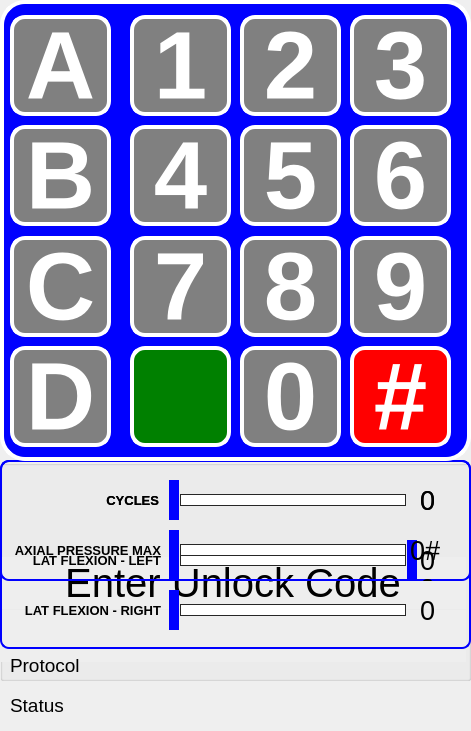
     <widget class="QWidget" name="widget_2" native="true">
      <property name="geometry">
       <rect>
        <x>4</x>
        <y>-3</y>
        <width>471</width>
        <height>731</height>
       </rect>
      </property>
      <property name="styleSheet">
       <string notr="true">QPushButton {

    outline: 0;
border:4px solid white; 
border-radius: 15px;
background-color:#78909C;
color:white
}

QPushButton:hover:!pressed {
    background-color:#54d777;
}

QPushButton:hover:pressed {
    background-color:yellow;boder 2px solid red;
}
QPushButton:disabled {
    background-color:purple
}

QPushButton:!enabled {
    background-color:white;
color:black;
}
QPushButton:enabled {
    background-color:grey;
color:white;
}</string>
      </property>
      <widget class="QLabel" name="label_6">
       <property name="geometry">
        <rect>
         <x>630</x>
         <y>430</y>
         <width>121</width>
         <height>22</height>
        </rect>
       </property>
       <property name="font">
        <font>
         <family>Kartika</family>
         <pointsize>8</pointsize>
         <weight>50</weight>
         <bold>false</bold>
        </font>
       </property>
       <property name="styleSheet">
        <string notr="true">border:0px solid red</string>
       </property>
       <property name="text">
        <string>&amp;copy; Medexlabel llc</string>
       </property>
       <property name="textFormat">
        <enum>Qt::RichText</enum>
       </property>
       <property name="scaledContents">
        <bool>true</bool>
       </property>
       <property name="alignment">
        <set>Qt::AlignCenter</set>
       </property>
      </widget>
      <widget class="QPushButton" name="button1Btn">
       <property name="geometry">
        <rect>
         <x>130</x>
         <y>15</y>
         <width>101</width>
         <height>101</height>
        </rect>
       </property>
       <property name="font">
        <font>
         <family>Arial</family>
         <pointsize>72</pointsize>
         <weight>75</weight>
         <bold>true</bold>
        </font>
       </property>
       <property name="styleSheet">
        <string notr="true"/>
       </property>
       <property name="text">
        <string>1</string>
       </property>
      </widget>
      <widget class="QPushButton" name="button2Btn">
       <property name="geometry">
        <rect>
         <x>240</x>
         <y>15</y>
         <width>101</width>
         <height>101</height>
        </rect>
       </property>
       <property name="font">
        <font>
         <family>Arial</family>
         <pointsize>72</pointsize>
         <weight>75</weight>
         <bold>true</bold>
        </font>
       </property>
       <property name="text">
        <string>2</string>
       </property>
      </widget>
      <widget class="QPushButton" name="button3Btn">
       <property name="geometry">
        <rect>
         <x>350</x>
         <y>15</y>
         <width>101</width>
         <height>101</height>
        </rect>
       </property>
       <property name="font">
        <font>
         <family>Arial</family>
         <pointsize>72</pointsize>
         <weight>75</weight>
         <bold>true</bold>
        </font>
       </property>
       <property name="text">
        <string>3</string>
       </property>
      </widget>
      <widget class="QPushButton" name="button4Btn">
       <property name="geometry">
        <rect>
         <x>130</x>
         <y>125</y>
         <width>101</width>
         <height>101</height>
        </rect>
       </property>
       <property name="font">
        <font>
         <family>Arial</family>
         <pointsize>72</pointsize>
         <weight>75</weight>
         <bold>true</bold>
        </font>
       </property>
       <property name="text">
        <string>4</string>
       </property>
      </widget>
      <widget class="QPushButton" name="buttonABtn">
       <property name="geometry">
        <rect>
         <x>10</x>
         <y>15</y>
         <width>101</width>
         <height>101</height>
        </rect>
       </property>
       <property name="font">
        <font>
         <family>Arial</family>
         <pointsize>72</pointsize>
         <weight>75</weight>
         <bold>true</bold>
        </font>
       </property>
       <property name="text">
        <string>A</string>
       </property>
      </widget>
      <widget class="QPushButton" name="button7Btn">
       <property name="geometry">
        <rect>
         <x>130</x>
         <y>236</y>
         <width>101</width>
         <height>101</height>
        </rect>
       </property>
       <property name="font">
        <font>
         <family>Arial</family>
         <pointsize>72</pointsize>
         <weight>75</weight>
         <bold>true</bold>
        </font>
       </property>
       <property name="text">
        <string>7</string>
       </property>
      </widget>
      <widget class="QPushButton" name="button6Btn">
       <property name="geometry">
        <rect>
         <x>350</x>
         <y>125</y>
         <width>101</width>
         <height>101</height>
        </rect>
       </property>
       <property name="font">
        <font>
         <family>Arial</family>
         <pointsize>72</pointsize>
         <weight>75</weight>
         <bold>true</bold>
        </font>
       </property>
       <property name="text">
        <string>6</string>
       </property>
      </widget>
      <widget class="QPushButton" name="button5Btn">
       <property name="geometry">
        <rect>
         <x>240</x>
         <y>125</y>
         <width>101</width>
         <height>101</height>
        </rect>
       </property>
       <property name="font">
        <font>
         <family>Arial</family>
         <pointsize>72</pointsize>
         <weight>75</weight>
         <bold>true</bold>
        </font>
       </property>
       <property name="text">
        <string>5</string>
       </property>
      </widget>
      <widget class="QPushButton" name="button9Btn">
       <property name="geometry">
        <rect>
         <x>350</x>
         <y>236</y>
         <width>101</width>
         <height>101</height>
        </rect>
       </property>
       <property name="font">
        <font>
         <family>Arial</family>
         <pointsize>72</pointsize>
         <weight>75</weight>
         <bold>true</bold>
        </font>
       </property>
       <property name="text">
        <string>9</string>
       </property>
      </widget>
      <widget class="QPushButton" name="button8Btn">
       <property name="geometry">
        <rect>
         <x>240</x>
         <y>236</y>
         <width>101</width>
         <height>101</height>
        </rect>
       </property>
       <property name="font">
        <font>
         <family>Arial</family>
         <pointsize>72</pointsize>
         <weight>75</weight>
         <bold>true</bold>
        </font>
       </property>
       <property name="text">
        <string>8</string>
       </property>
      </widget>
      <widget class="QPushButton" name="buttonBBtn">
       <property name="geometry">
        <rect>
         <x>10</x>
         <y>125</y>
         <width>101</width>
         <height>101</height>
        </rect>
       </property>
       <property name="font">
        <font>
         <family>Arial</family>
         <pointsize>72</pointsize>
         <weight>75</weight>
         <bold>true</bold>
        </font>
       </property>
       <property name="text">
        <string>B</string>
       </property>
      </widget>
      <widget class="QPushButton" name="buttonCBtn">
       <property name="geometry">
        <rect>
         <x>10</x>
         <y>236</y>
         <width>101</width>
         <height>101</height>
        </rect>
       </property>
       <property name="font">
        <font>
         <family>Arial</family>
         <pointsize>72</pointsize>
         <weight>75</weight>
         <bold>true</bold>
        </font>
       </property>
       <property name="text">
        <string>C</string>
       </property>
      </widget>
      <widget class="QPushButton" name="buttonGoBtn">
       <property name="geometry">
        <rect>
         <x>130</x>
         <y>346</y>
         <width>101</width>
         <height>101</height>
        </rect>
       </property>
       <property name="font">
        <font>
         <family>arial</family>
         <weight>75</weight>
         <bold>true</bold>
         <underline>false</underline>
         <strikeout>false</strikeout>
        </font>
       </property>
       <property name="styleSheet">
        <string notr="true">background-color:green</string>
       </property>
       <property name="text">
        <string/>
       </property>
       <property name="icon">
        <iconset>
         <normalon>star.png</normalon>
        </iconset>
       </property>
       <property name="iconSize">
        <size>
         <width>100</width>
         <height>100</height>
        </size>
       </property>
      </widget>
      <widget class="QPushButton" name="buttonClearBtn">
       <property name="geometry">
        <rect>
         <x>350</x>
         <y>346</y>
         <width>101</width>
         <height>101</height>
        </rect>
       </property>
       <property name="font">
        <font>
         <family>Arial</family>
         <pointsize>72</pointsize>
         <weight>75</weight>
         <bold>true</bold>
        </font>
       </property>
       <property name="styleSheet">
        <string notr="true">background-color:red</string>
       </property>
       <property name="text">
        <string>#</string>
       </property>
       <property name="autoRepeat">
        <bool>false</bool>
       </property>
       <property name="autoRepeatInterval">
        <number>50</number>
       </property>
      </widget>
      <widget class="QPushButton" name="buttonDBtn">
       <property name="geometry">
        <rect>
         <x>10</x>
         <y>346</y>
         <width>101</width>
         <height>101</height>
        </rect>
       </property>
       <property name="font">
        <font>
         <family>Arial</family>
         <pointsize>72</pointsize>
         <weight>75</weight>
         <bold>true</bold>
        </font>
       </property>
       <property name="text">
        <string>D</string>
       </property>
      </widget>
      <widget class="QPushButton" name="button0Btn">
       <property name="geometry">
        <rect>
         <x>240</x>
         <y>346</y>
         <width>101</width>
         <height>101</height>
        </rect>
       </property>
       <property name="font">
        <font>
         <family>Arial</family>
         <pointsize>72</pointsize>
         <weight>75</weight>
         <bold>true</bold>
        </font>
       </property>
       <property name="text">
        <string>0</string>
       </property>
      </widget>
      <widget class="QWidget" name="widget_3" native="true">
       <property name="geometry">
        <rect>
         <x>0</x>
         <y>0</y>
         <width>471</width>
         <height>461</height>
        </rect>
       </property>
       <property name="styleSheet">
        <string notr="true">
border-radius:25px;border:4px solid white;background-color:blue;

</string>
       </property>
      </widget>
      <widget class="QLabel" name="programLbl">
       <property name="geometry">
        <rect>
         <x>10</x>
         <y>650</y>
         <width>421</width>
         <height>31</height>
        </rect>
       </property>
       <property name="font">
        <font>
         <family>Arial</family>
         <pointsize>14</pointsize>
        </font>
       </property>
       <property name="text">
        <string>Protocol</string>
       </property>
       <property name="alignment">
        <set>Qt::AlignLeading|Qt::AlignLeft|Qt::AlignVCenter</set>
       </property>
      </widget>
      <widget class="QLabel" name="statusLbl">
       <property name="geometry">
        <rect>
         <x>10</x>
         <y>690</y>
         <width>421</width>
         <height>31</height>
        </rect>
       </property>
       <property name="font">
        <font>
         <family>Arial</family>
         <pointsize>14</pointsize>
        </font>
       </property>
       <property name="text">
        <string>Status</string>
       </property>
       <property name="alignment">
        <set>Qt::AlignLeading|Qt::AlignLeft|Qt::AlignVCenter</set>
       </property>
      </widget>
      <widget class="QGroupBox" name="groupBox_2">
       <property name="geometry">
        <rect>
         <x>0</x>
         <y>460</y>
         <width>471</width>
         <height>121</height>
        </rect>
       </property>
       <property name="styleSheet">
        <string notr="true">QGroupBox {
    border: 2px solid blue;
    border-radius: 9px;
    margin-top: 0.5em;
}
</string>
       </property>
       <property name="title">
        <string/>
       </property>
       <widget class="QLabel" name="cyclesTitleLbl">
        <property name="geometry">
         <rect>
          <x>98</x>
          <y>20</y>
          <width>61</width>
          <height>41</height>
         </rect>
        </property>
        <property name="font">
         <font>
          <family>Arial</family>
          <pointsize>10</pointsize>
          <weight>75</weight>
          <bold>true</bold>
         </font>
        </property>
        <property name="text">
         <string>CYCLES</string>
        </property>
        <property name="alignment">
         <set>Qt::AlignRight|Qt::AlignTrailing|Qt::AlignVCenter</set>
        </property>
       </widget>
       <widget class="QLabel" name="axialPressureTitleLbl">
        <property name="geometry">
         <rect>
          <x>10</x>
          <y>70</y>
          <width>151</width>
          <height>41</height>
         </rect>
        </property>
        <property name="font">
         <font>
          <family>Arial</family>
          <pointsize>10</pointsize>
          <weight>75</weight>
          <bold>true</bold>
         </font>
        </property>
        <property name="text">
         <string>AXIAL PRESSURE MAX</string>
        </property>
        <property name="alignment">
         <set>Qt::AlignRight|Qt::AlignTrailing|Qt::AlignVCenter</set>
        </property>
       </widget>
       <widget class="QSlider" name="cyclesSlider">
        <property name="geometry">
         <rect>
          <x>168</x>
          <y>20</y>
          <width>250</width>
          <height>40</height>
         </rect>
        </property>
        <property name="font">
         <font>
          <family>Arial</family>
          <pointsize>12</pointsize>
         </font>
        </property>
        <property name="styleSheet">
         <string notr="true">.QSlider {
  
}

.QSlider::groove:horizontal {
    border: 1px solid #262626;
    height: 10px;
    background: white;
    margin: 0 12px;
}

.QSlider::handle:horizontal {
    background: blue;
      width: 10px;
    height: 80px;
    margin: -24px -12px;
}</string>
        </property>
        <property name="maximum">
         <number>25</number>
        </property>
        <property name="pageStep">
         <number>1</number>
        </property>
        <property name="value">
         <number>0</number>
        </property>
        <property name="sliderPosition">
         <number>0</number>
        </property>
        <property name="orientation">
         <enum>Qt::Horizontal</enum>
        </property>
        <property name="tickPosition">
         <enum>QSlider::TicksBothSides</enum>
        </property>
        <property name="tickInterval">
         <number>10</number>
        </property>
       </widget>
       <widget class="QSlider" name="axialPressureSlider">
        <property name="geometry">
         <rect>
          <x>168</x>
          <y>70</y>
          <width>250</width>
          <height>40</height>
         </rect>
        </property>
        <property name="font">
         <font>
          <family>Arial</family>
          <pointsize>12</pointsize>
         </font>
        </property>
        <property name="styleSheet">
         <string notr="true">.QSlider {
  
}

.QSlider::groove:horizontal {
    border: 1px solid #262626;
    height: 10px;
    background: white;
    margin: 0 12px;
}

.QSlider::handle:horizontal {
    background: blue;
      width: 10px;
    height: 80px;
    margin: -24px -12px;
}</string>
        </property>
        <property name="minimum">
         <number>0</number>
        </property>
        <property name="maximum">
         <number>60</number>
        </property>
        <property name="singleStep">
         <number>1</number>
        </property>
        <property name="pageStep">
         <number>1</number>
        </property>
        <property name="value">
         <number>0</number>
        </property>
        <property name="sliderPosition">
         <number>0</number>
        </property>
        <property name="orientation">
         <enum>Qt::Horizontal</enum>
        </property>
        <property name="tickPosition">
         <enum>QSlider::TicksBothSides</enum>
        </property>
        <property name="tickInterval">
         <number>10</number>
        </property>
       </widget>
       <widget class="QLabel" name="axialPressureLbl">
        <property name="geometry">
         <rect>
          <x>410</x>
          <y>70</y>
          <width>51</width>
          <height>41</height>
         </rect>
        </property>
        <property name="font">
         <font>
          <family>Arial</family>
          <pointsize>20</pointsize>
         </font>
        </property>
        <property name="text">
         <string>0#</string>
        </property>
        <property name="alignment">
         <set>Qt::AlignLeading|Qt::AlignLeft|Qt::AlignVCenter</set>
        </property>
       </widget>
       <widget class="QLabel" name="cyclesLbl">
        <property name="geometry">
         <rect>
          <x>420</x>
          <y>20</y>
          <width>50</width>
          <height>41</height>
         </rect>
        </property>
        <property name="font">
         <font>
          <family>Arial</family>
          <pointsize>20</pointsize>
         </font>
        </property>
        <property name="text">
         <string>0</string>
        </property>
        <property name="alignment">
         <set>Qt::AlignLeading|Qt::AlignLeft|Qt::AlignVCenter</set>
        </property>
       </widget>
       <widget class="QSlider" name="horizontalFlexionSlider">
        <property name="geometry">
         <rect>
          <x>168</x>
          <y>108</y>
          <width>250</width>
          <height>40</height>
         </rect>
        </property>
        <property name="font">
         <font>
          <family>Arial</family>
          <pointsize>12</pointsize>
         </font>
        </property>
        <property name="styleSheet">
         <string notr="true">.QSlider {
  
}

.QSlider::groove:horizontal {
    border: 1px solid #262626;
    height: 10px;
    background: white;
    margin: 0 12px;
}

.QSlider::handle:horizontal {
    background: blue;
      width: 10px;
    height: 80px;
    margin: -24px -12px;
}</string>
        </property>
        <property name="minimum">
         <number>0</number>
        </property>
        <property name="maximum">
         <number>30</number>
        </property>
        <property name="singleStep">
         <number>5</number>
        </property>
        <property name="pageStep">
         <number>5</number>
        </property>
        <property name="value">
         <number>0</number>
        </property>
        <property name="sliderPosition">
         <number>0</number>
        </property>
        <property name="orientation">
         <enum>Qt::Horizontal</enum>
        </property>
        <property name="tickPosition">
         <enum>QSlider::TicksBothSides</enum>
        </property>
        <property name="tickInterval">
         <number>10</number>
        </property>
       </widget>
       <widget class="QLabel" name="horizontalFlexionTitleLbl">
        <property name="geometry">
         <rect>
          <x>10</x>
          <y>108</y>
          <width>151</width>
          <height>41</height>
         </rect>
        </property>
        <property name="font">
         <font>
          <family>Arial</family>
          <pointsize>10</pointsize>
          <weight>75</weight>
          <bold>true</bold>
         </font>
        </property>
        <property name="text">
         <string>HORIZONTAL FLEXION</string>
        </property>
        <property name="alignment">
         <set>Qt::AlignRight|Qt::AlignTrailing|Qt::AlignVCenter</set>
        </property>
       </widget>
       <widget class="QLabel" name="horizontalFlexionLbl">
        <property name="geometry">
         <rect>
          <x>420</x>
          <y>108</y>
          <width>50</width>
          <height>41</height>
         </rect>
        </property>
        <property name="font">
         <font>
          <family>Arial</family>
          <pointsize>20</pointsize>
         </font>
        </property>
        <property name="text">
         <string>0</string>
        </property>
        <property name="alignment">
         <set>Qt::AlignLeading|Qt::AlignLeft|Qt::AlignVCenter</set>
        </property>
       </widget>
      </widget>
      <widget class="QGroupBox" name="unlockGroup">
       <property name="geometry">
        <rect>
         <x>0</x>
         <y>460</y>
         <width>471</width>
         <height>221</height>
        </rect>
       </property>
       <property name="styleSheet">
        <string notr="true">background-color:rgb(238, 238, 238)</string>
       </property>
       <property name="title">
        <string/>
       </property>
       <widget class="QLabel" name="statusLbl_2">
        <property name="geometry">
         <rect>
          <x>0</x>
          <y>97</y>
          <width>466</width>
          <height>52</height>
         </rect>
        </property>
        <property name="font">
         <font>
          <family>Arial</family>
          <pointsize>30</pointsize>
         </font>
        </property>
        <property name="text">
         <string>Enter Unlock Code</string>
        </property>
        <property name="scaledContents">
         <bool>true</bool>
        </property>
        <property name="alignment">
         <set>Qt::AlignCenter</set>
        </property>
       </widget>
       <widget class="QLabel" name="unlockKeyLbl">
        <property name="geometry">
         <rect>
          <x>0</x>
          <y>150</y>
          <width>466</width>
          <height>52</height>
         </rect>
        </property>
        <property name="font">
         <font>
          <family>Arial</family>
          <pointsize>30</pointsize>
         </font>
        </property>
        <property name="text">
         <string/>
        </property>
        <property name="scaledContents">
         <bool>true</bool>
        </property>
        <property name="alignment">
         <set>Qt::AlignCenter</set>
        </property>
       </widget>
      </widget>
      <widget class="QGroupBox" name="groupBox_Lat">
       <property name="geometry">
        <rect>
         <x>0</x>
         <y>460</y>
         <width>471</width>
         <height>189</height>
        </rect>
       </property>
       <property name="styleSheet">
        <string notr="true">QGroupBox {
    border: 2px solid blue;
    border-radius: 9px;
    margin-top: 0.5em;
}
</string>
       </property>
       <property name="title">
        <string/>
       </property>
       <widget class="QSlider" name="leftLatFlexionSlider">
        <property name="geometry">
         <rect>
          <x>168</x>
          <y>80</y>
          <width>250</width>
          <height>40</height>
         </rect>
        </property>
        <property name="font">
         <font>
          <family>Arial</family>
          <pointsize>12</pointsize>
         </font>
        </property>
        <property name="styleSheet">
         <string notr="true">.QSlider {
  
}

.QSlider::groove:horizontal {
    border: 1px solid #262626;
    height: 10px;
    background: white;
    margin: 0 12px;
}

.QSlider::handle:horizontal {
    background: blue;
      width: 10px;
    height: 80px;
    margin: -24px -12px;
}</string>
        </property>
        <property name="minimum">
         <number>-20</number>
        </property>
        <property name="maximum">
         <number>0</number>
        </property>
        <property name="singleStep">
         <number>1</number>
        </property>
        <property name="pageStep">
         <number>1</number>
        </property>
        <property name="value">
         <number>0</number>
        </property>
        <property name="sliderPosition">
         <number>0</number>
        </property>
        <property name="orientation">
         <enum>Qt::Horizontal</enum>
        </property>
        <property name="tickPosition">
         <enum>QSlider::TicksBothSides</enum>
        </property>
        <property name="tickInterval">
         <number>10</number>
        </property>
       </widget>
       <widget class="QLabel" name="leftLatFlexionTitleLbl">
        <property name="geometry">
         <rect>
          <x>10</x>
          <y>80</y>
          <width>151</width>
          <height>41</height>
         </rect>
        </property>
        <property name="font">
         <font>
          <family>Arial</family>
          <pointsize>10</pointsize>
          <weight>75</weight>
          <bold>true</bold>
         </font>
        </property>
        <property name="text">
         <string>LAT FLEXION - LEFT</string>
        </property>
        <property name="alignment">
         <set>Qt::AlignRight|Qt::AlignTrailing|Qt::AlignVCenter</set>
        </property>
       </widget>
       <widget class="QLabel" name="leftLatFlexionLbl">
        <property name="geometry">
         <rect>
          <x>420</x>
          <y>80</y>
          <width>50</width>
          <height>41</height>
         </rect>
        </property>
        <property name="font">
         <font>
          <family>Arial</family>
          <pointsize>20</pointsize>
         </font>
        </property>
        <property name="text">
         <string>0</string>
        </property>
        <property name="alignment">
         <set>Qt::AlignLeading|Qt::AlignLeft|Qt::AlignVCenter</set>
        </property>
       </widget>
       <widget class="QSlider" name="rightLatFlexionSlider">
        <property name="geometry">
         <rect>
          <x>168</x>
          <y>130</y>
          <width>250</width>
          <height>40</height>
         </rect>
        </property>
        <property name="font">
         <font>
          <family>Arial</family>
          <pointsize>12</pointsize>
         </font>
        </property>
        <property name="styleSheet">
         <string notr="true">.QSlider {
  
}

.QSlider::groove:horizontal {
    border: 1px solid #262626;
    height: 10px;
    background: white;
    margin: 0 12px;
}

.QSlider::handle:horizontal {
    background: blue;
      width: 10px;
    height: 80px;
    margin: -24px -12px;
}</string>
        </property>
        <property name="minimum">
         <number>0</number>
        </property>
        <property name="maximum">
         <number>20</number>
        </property>
        <property name="singleStep">
         <number>1</number>
        </property>
        <property name="pageStep">
         <number>1</number>
        </property>
        <property name="value">
         <number>0</number>
        </property>
        <property name="sliderPosition">
         <number>0</number>
        </property>
        <property name="orientation">
         <enum>Qt::Horizontal</enum>
        </property>
        <property name="tickPosition">
         <enum>QSlider::TicksBothSides</enum>
        </property>
        <property name="tickInterval">
         <number>10</number>
        </property>
       </widget>
       <widget class="QLabel" name="rightLatFlexionTitleLbl">
        <property name="geometry">
         <rect>
          <x>10</x>
          <y>130</y>
          <width>151</width>
          <height>41</height>
         </rect>
        </property>
        <property name="font">
         <font>
          <family>Arial</family>
          <pointsize>10</pointsize>
          <weight>75</weight>
          <bold>true</bold>
         </font>
        </property>
        <property name="text">
         <string>LAT FLEXION - RIGHT</string>
        </property>
        <property name="alignment">
         <set>Qt::AlignRight|Qt::AlignTrailing|Qt::AlignVCenter</set>
        </property>
       </widget>
       <widget class="QLabel" name="rightLatFlexionLbl">
        <property name="geometry">
         <rect>
          <x>420</x>
          <y>130</y>
          <width>50</width>
          <height>41</height>
         </rect>
        </property>
        <property name="font">
         <font>
          <family>Arial</family>
          <pointsize>20</pointsize>
         </font>
        </property>
        <property name="text">
         <string>0</string>
        </property>
        <property name="alignment">
         <set>Qt::AlignLeading|Qt::AlignLeft|Qt::AlignVCenter</set>
        </property>
       </widget>
       <widget class="QLabel" name="cyclesLbl_Lat">
        <property name="geometry">
         <rect>
          <x>420</x>
          <y>20</y>
          <width>50</width>
          <height>41</height>
         </rect>
        </property>
        <property name="font">
         <font>
          <family>Arial</family>
          <pointsize>20</pointsize>
         </font>
        </property>
        <property name="text">
         <string>0</string>
        </property>
        <property name="alignment">
         <set>Qt::AlignLeading|Qt::AlignLeft|Qt::AlignVCenter</set>
        </property>
       </widget>
       <widget class="QLabel" name="cyclesTitleLbl_Lat">
        <property name="geometry">
         <rect>
          <x>98</x>
          <y>20</y>
          <width>61</width>
          <height>41</height>
         </rect>
        </property>
        <property name="font">
         <font>
          <family>Arial</family>
          <pointsize>10</pointsize>
          <weight>75</weight>
          <bold>true</bold>
         </font>
        </property>
        <property name="text">
         <string>CYCLES</string>
        </property>
        <property name="alignment">
         <set>Qt::AlignRight|Qt::AlignTrailing|Qt::AlignVCenter</set>
        </property>
       </widget>
       <widget class="QSlider" name="cyclesSlider_Lat">
        <property name="geometry">
         <rect>
          <x>168</x>
          <y>20</y>
          <width>250</width>
          <height>40</height>
         </rect>
        </property>
        <property name="font">
         <font>
          <family>Arial</family>
          <pointsize>12</pointsize>
         </font>
        </property>
        <property name="styleSheet">
         <string notr="true">.QSlider {
  
}

.QSlider::groove:horizontal {
    border: 1px solid #262626;
    height: 10px;
    background: white;
    margin: 0 12px;
}

.QSlider::handle:horizontal {
    background: blue;
      width: 10px;
    height: 80px;
    margin: -24px -12px;
}</string>
        </property>
        <property name="maximum">
         <number>25</number>
        </property>
        <property name="pageStep">
         <number>1</number>
        </property>
        <property name="value">
         <number>0</number>
        </property>
        <property name="sliderPosition">
         <number>0</number>
        </property>
        <property name="orientation">
         <enum>Qt::Horizontal</enum>
        </property>
        <property name="tickPosition">
         <enum>QSlider::TicksBothSides</enum>
        </property>
        <property name="tickInterval">
         <number>10</number>
        </property>
       </widget>
      </widget>
      <zorder>unlockGroup</zorder>
      <zorder>groupBox_Lat</zorder>
      <zorder>groupBox_2</zorder>
      <zorder>widget_3</zorder>
      <zorder>label_6</zorder>
      <zorder>button1Btn</zorder>
      <zorder>button2Btn</zorder>
      <zorder>button3Btn</zorder>
      <zorder>button4Btn</zorder>
      <zorder>buttonABtn</zorder>
      <zorder>button7Btn</zorder>
      <zorder>button6Btn</zorder>
      <zorder>button5Btn</zorder>
      <zorder>button9Btn</zorder>
      <zorder>button8Btn</zorder>
      <zorder>buttonBBtn</zorder>
      <zorder>buttonCBtn</zorder>
      <zorder>buttonGoBtn</zorder>
      <zorder>buttonClearBtn</zorder>
      <zorder>buttonDBtn</zorder>
      <zorder>button0Btn</zorder>
      <zorder>programLbl</zorder>
      <zorder>statusLbl</zorder>
     </widget>
